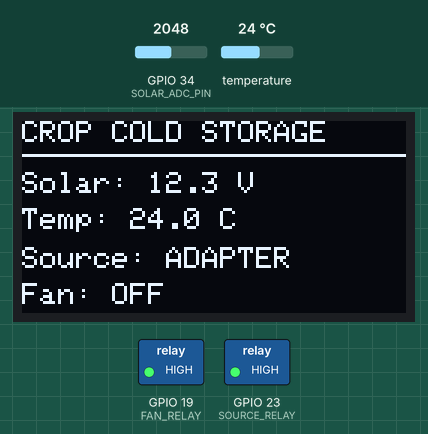
Recording of a sketch running on a simulated ESP32. Parts: 128×64 one-colour display, switched loads named in the sketch (green lamp = pin HIGH). The test bench sets the inputs (shaded band); at power-on: temperature 24 °C, GPIO 34 (SOLAR_ADC_PIN) = 2048 (analog values on the 0–4095 scale). What the sketch prints to the serial monitor is not drawn.

Above: at 2.5 s.
2.6 s: temperature set to 29.5 °C
At 5.0 s:
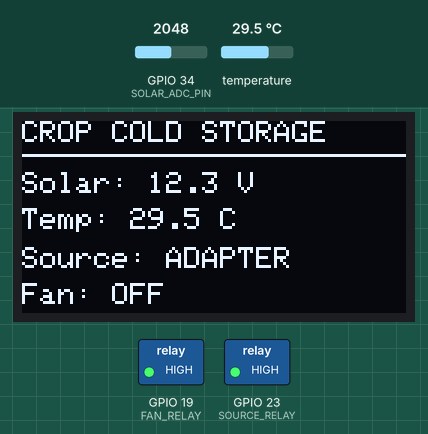
5.3 s: temperature set to 30.4 °C
At 6.3 s:
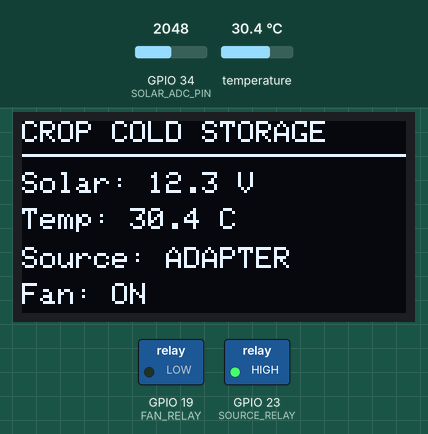
7.2 s: GPIO 34 (SOLAR_ADC_PIN) set to 2866
At 10.0 s:
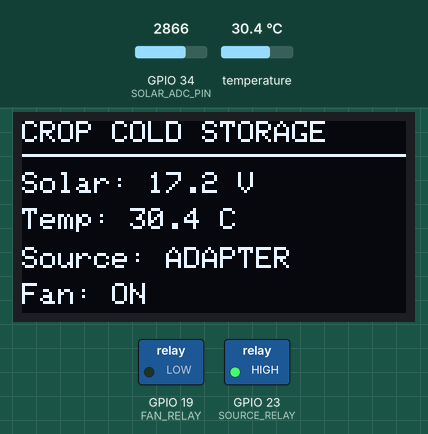
11.0 s: GPIO 34 (SOLAR_ADC_PIN) set to 3603
At 13.6 s:
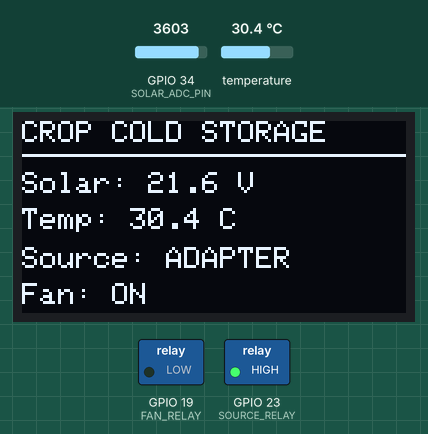
14.8 s: temperature set to 28.6 °C
At 16.0 s:
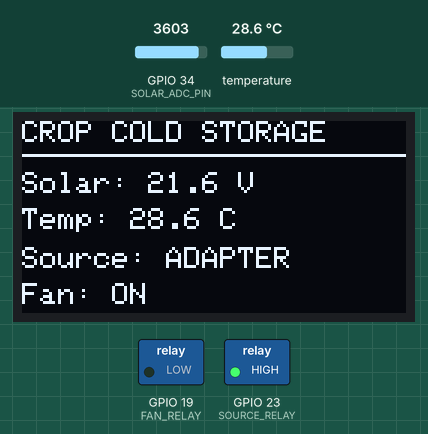
16.7 s: temperature set to 27.6 °C
At 18.4 s:
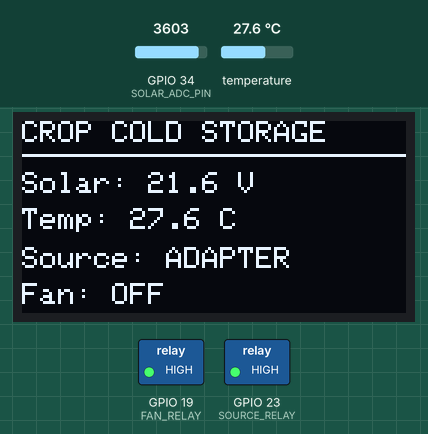
Timing chart, 0 to 19.6 s (numbered marks = the images above; inputs shaded):
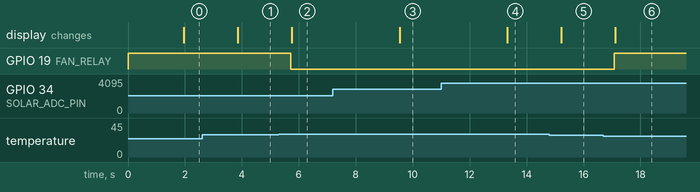

The sketch:

Crop_Aware_Solar_Cold_Storage_ESP32.ino
```cpp
/*
  Crop-Aware Predictive Solar Cold Storage - Prototype Controller
  Board: ESP32
  Sensors: DS18B20 + solar voltage divider
  Display: SSD1306 128x64 I2C OLED
  Relays: Relay 1 = source selection, Relay 2 = fan ON/OFF

  IMPORTANT SAFETY:
  - The solar panel must NOT be connected directly to a 12 V fan.
    Your panel's Voc is up to 22.5 V.
  - Relay 1 must switch between two SAFE, compatible 12 V sources:
      NC = regulated 12 V adapter positive
      NO = regulated solar-path positive (must be regulated/limited to
           a safe voltage for the fan and able to supply its starting current)
      COM = selected positive output to Relay 2 COM
  - Relay 2: COM = selected positive; NO = fan positive; NC unused.
  - All supply negatives must be wired according to the approved circuit.
    Do not connect the raw panel positive to the fan.
  - SOLAR_PATH_SAFE is FALSE by default. Do not change it to true until
    the solar power path has been verified under fan load.
  - Voltage threshold is only a voltage-based approximation. Voltage alone
    does NOT prove available solar power/current.
*/

#include <Wire.h>
#include <Adafruit_GFX.h>
#include <Adafruit_SSD1306.h>
#include <OneWire.h>
#include <DallasTemperature.h>

// ---------------- OLED ----------------
#define SCREEN_WIDTH 128
#define SCREEN_HEIGHT 64
#define OLED_RESET    -1
#define OLED_ADDRESS  0x3C

Adafruit_SSD1306 display(SCREEN_WIDTH, SCREEN_HEIGHT, &Wire, OLED_RESET);

// ---------------- ESP32 PINS ----------------
#define TEMP_PIN        4
#define SOLAR_ADC_PIN   34
#define SOURCE_RELAY    23   // Relay 1: LOW=solar (NO), HIGH=adapter (NC)
#define FAN_RELAY       19   // Relay 2: LOW=fan ON, HIGH=fan OFF

// ---------------- USER SETTINGS ----------------
// Your divider: R1=100k from panel+ to GPIO34 junction.
// R2=15.5k from GPIO34 junction to GND (13.5k + 2k in series).
// Ratio = (R1 + R2) / R2 = 115.5 / 15.5.
const float DIVIDER_RATIO = 115.5f / 15.5f;

// Solar switching threshold with hysteresis.
// This is an illustrative voltage threshold, NOT a power measurement.
// Calibrate against measured, regulated solar-path voltage under load.
const float SOLAR_SWITCH_TO_SOLAR_V = 12.5f;
const float SOLAR_SWITCH_TO_ADAPTER_V = 11.5f;

// Fan temperature hysteresis (demonstration settings only).
const float FAN_ON_TEMP_C  = 30.0f;
const float FAN_OFF_TEMP_C = 28.0f;

// Keep FALSE until solar output is safely regulated for the 12 V fan
// and verified to maintain voltage/current with the fan starting/running.
const bool SOLAR_PATH_SAFE = false;

// Most common 4-channel relay modules are active LOW.
// If your relay board behaved oppositely during testing, change these.
const int RELAY_ON  = LOW;
const int RELAY_OFF = HIGH;

// ---------------- SENSOR OBJECTS ----------------
OneWire oneWire(TEMP_PIN);
DallasTemperature tempSensor(&oneWire);

// ---------------- STATE ----------------
bool fanOn = false;
bool usingSolar = false;
bool sourceInitialized = false;

float readSolarVoltage() {
  // Average multiple readings to reduce noise.
  const int samples = 20;
  uint32_t totalMilliVolts = 0;

  for (int i = 0; i < samples; i++) {
    totalMilliVolts += analogReadMilliVolts(SOLAR_ADC_PIN);
    delay(5);
  }

  float adcVoltage = (totalMilliVolts / (float)samples) / 1000.0f;
  return adcVoltage * DIVIDER_RATIO;
}

void setSource(bool solarSelected) {
  usingSolar = solarSelected;
  digitalWrite(SOURCE_RELAY, usingSolar ? RELAY_ON : RELAY_OFF);
}

void setFan(bool on) {
  fanOn = on;
  digitalWrite(FAN_RELAY, fanOn ? RELAY_ON : RELAY_OFF);
}

void updateDisplay(float solarVoltage, float temperatureC, bool tempValid) {
  display.clearDisplay();
  display.setTextColor(SSD1306_WHITE);

  display.setTextSize(1);
  display.setCursor(0, 0);
  display.println(F("CROP COLD STORAGE"));
  display.drawLine(0, 11, 127, 11, SSD1306_WHITE);

  display.setCursor(0, 17);
  display.print(F("Solar: "));
  display.print(solarVoltage, 1);
  display.println(F(" V"));

  display.setCursor(0, 29);
  display.print(F("Temp: "));
  if (tempValid) {
    display.print(temperatureC, 1);
    display.println(F(" C"));
  } else {
    display.println(F("Sensor error"));
  }

  display.setCursor(0, 42);
  display.print(F("Source: "));
  display.println(usingSolar ? F("SOLAR") : F("ADAPTER"));

  display.setCursor(0, 54);
  display.print(F("Fan: "));
  display.println(fanOn ? F("ON") : F("OFF"));

  display.display();
}

void setup() {
  Serial.begin(115200);

  // Set relay pins to inactive state.
  pinMode(SOURCE_RELAY, OUTPUT);
  pinMode(FAN_RELAY, OUTPUT);
  digitalWrite(SOURCE_RELAY, RELAY_OFF);
  digitalWrite(FAN_RELAY, RELAY_OFF);

  pinMode(SOLAR_ADC_PIN, INPUT);
  analogReadResolution(12);
  analogSetPinAttenuation(SOLAR_ADC_PIN, ADC_11db);

  tempSensor.begin();

  // OLED I2C: SDA=GPIO21, SCL=GPIO22.
  Wire.begin(21, 22);

  if (!display.begin(SSD1306_SWITCHCAPVCC, OLED_ADDRESS)) {
    Serial.println(F("OLED not detected. Check wiring/address."));
    while (true) {
      setFan(false);
      delay(1000);
    }
  }

  display.clearDisplay();
  display.setTextColor(SSD1306_WHITE);
  display.setTextSize(1);
  display.setCursor(0, 0);
  display.println(F("System starting..."));
  display.display();

  // Start in adapter mode (Relay 1 de-energized, NC selected).
  setSource(false);
  setFan(false);
  sourceInitialized = true;

  delay(1000);
}

void loop() {
  float solarVoltage = readSolarVoltage();

  // Read DS18B20.
  tempSensor.requestTemperatures();
  float temperatureC = tempSensor.getTempCByIndex(0);
  bool tempValid =
      (temperatureC != DEVICE_DISCONNECTED_C) &&
      (temperatureC > -55.0f) &&
      (temperatureC < 125.0f);

  // Source selection:
  // Disabled by default for safety. When enabled, this uses voltage only
  // as a simple demonstration threshold, not a true available-power test.
  if (!SOLAR_PATH_SAFE) {
    setSource(false);  // Adapter position only.
  } else {
    if (!sourceInitialized) {
      setSource(false);
      sourceInitialized = true;
    }

    if (!usingSolar && solarVoltage >= SOLAR_SWITCH_TO_SOLAR_V) {
      setSource(true);
    } else if (usingSolar &&
               solarVoltage <= SOLAR_SWITCH_TO_ADAPTER_V) {
      setSource(false);
    }
  }

  // Temperature-based fan control with hysteresis.
  // On sensor failure, turn fan off for this demonstration.
  if (!tempValid) {
    setFan(false);
  } else {
    if (!fanOn && temperatureC >= FAN_ON_TEMP_C) {
      setFan(true);
    } else if (fanOn && temperatureC <= FAN_OFF_TEMP_C) {
      setFan(false);
    }
  }

  updateDisplay(solarVoltage, temperatureC, tempValid);

  Serial.print(F("Solar: "));
  Serial.print(solarVoltage, 2);
  Serial.print(F(" V | Temperature: "));

  if (tempValid) {
    Serial.print(temperatureC, 1);
    Serial.print(F(" C"));
  } else {
    Serial.print(F("Sensor error"));
  }

  Serial.print(F(" | Source command: "));
  Serial.print(usingSolar ? F("SOLAR") : F("ADAPTER"));
  Serial.print(F(" | Fan command: "));
  Serial.println(fanOn ? F("ON") : F("OFF"));

  delay(1000);
}
```

Measured:
- the behaviour switches between 29.9 and 30 °C on temperature (found by bisection; images 1 and 2)
- the behaviour switches between 28.1 and 28 °C on temperature (found by bisection; images 5 and 6)
- after the input at 2.6 s, the display: changes after 1.3 s (image 1)
- after the input at 5.3 s, GPIO 19 (FAN_RELAY): HIGH → LOW after 0.42 s; the display: changes after 0.45 s (image 2)
- after the input at 7.2 s, the display: changes after 2.3 s (image 3)
- after the input at 11.0 s, the display: changes after 2.3 s (image 4)
- after the input at 14.8 s, the display: changes after 0.42 s (image 5)
- after the input at 16.7 s, GPIO 19 (FAN_RELAY): LOW → HIGH after 0.39 s; the display: changes after 0.41 s (image 6)
